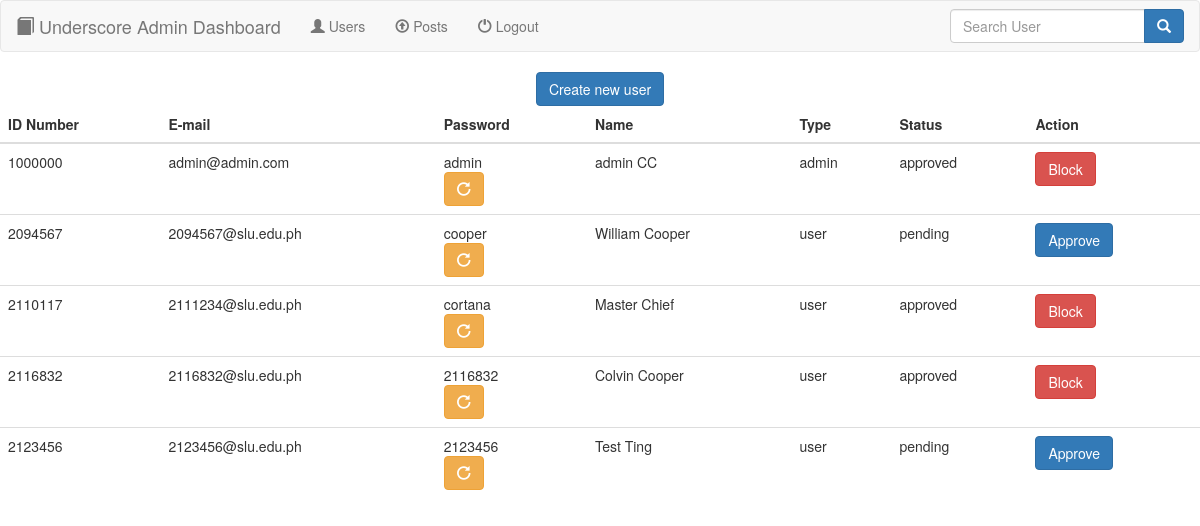
The app's page /adminUnderscore/users.php with its own data.
### tables this page shows
CREATE TABLE IF NOT EXISTS `users` (
  `idno` int(7) NOT NULL,
  `password` varchar(25) NOT NULL,
  `status` varchar(12) NOT NULL,
  `email` varchar(50) NOT NULL,
  `birthDate` varchar(12) NOT NULL,
  `contactNo` varchar(12) NOT NULL,
  `registerDate` date NOT NULL,
  `userType` varchar(12) NOT NULL,
  `firstname` varchar(12) NOT NULL,
  `lastname` varchar(12) NOT NULL,
  PRIMARY KEY (`idno`),
  UNIQUE KEY `email` (`email`)
);

### adminUnderscore/users.php (the view, shortened to what this page needs)
<?php
  include("database.php");
 ?>
<!DOCTYPE html>
<html>
  <head>
    <link rel="stylesheet" href="bootstrap-3.3.7-dist\css\bootstrap.min.css">
  </head>
  <body>
    <?php include('navbar.php'); ?>
    <div class="container-fluid" align="center">
      <a href="registerForm.php" class="btn btn-primary">Create new user</a>
    </div>
    <table class="table table-hover">
      <thead>
        <th>ID Number</th>
        <th>E-mail</th>
        <th>Password</th>
        <th>Name</th>
        <th>Type</th>
        <th>Status</th>
        <th>Action</th>
      </thead>
      <?php
        $sql = "SELECT * FROM users ORDER BY idno";
        $result = mysqli_query($conn, $sql);
        $rows = mysqli_fetch_array($result, MYSQLI_ASSOC);
        do {?>
          <tr>
            <td><?php echo $rows['idno']; ?></td>
            <td><?php echo $rows['email']; ?></td>
            <td>
              <?php echo $rows['password']; ?>
              <form class="" action="changePassword.php" method="post" enctype="multipart/form-data">
                  <button class="btn btn-warning">
                    <span class="glyphicon glyphicon-repeat"></span>
                  </button>
              </form>
            </td>
            <td><?php echo $rows['firstname'] . " " . $rows['lastname']; ?></td>
            <td><?php echo $rows['userType']; ?></td>
            <td><?php echo $rows['status']; ?></td>
            <form action="changeStatus.php" method="POST">
              <?php
                if (strcasecmp($rows['status'], 'pending')==0) {
                  echo '<td>';
                  echo '<button type="submit" class="btn btn-primary" name="userAction">Approve</button>';
                  echo '</td>';
                } else {
                  echo '<td>';
                  echo '<button type="submit" class="btn btn-danger" name="userAction">Block</button>';
                  echo '</td>';
                }
               ?>
            </form>
          </tr>
        <?php } while ($rows = mysqli_fetch_assoc($result));
       ?>
    </table>
  </body>
</html>

### adminUnderscore/navbar.php
<nav class="navbar navbar-default">
  <div class="container-fluid">
    <div class="navbar-header">
      <a href="index.php" class="navbar-brand">
        <span class="glyphicon glyphicon-book"></span> Underscore Admin Dashboard
      </a>
    </div>
    <ul class="nav navbar-nav">
      <li><a href="users.php"><span class="glyphicon glyphicon-user"></span> Users</a></li>
      <li><a href="posts.php"><span class="glyphicon glyphicon-upload"></span> Posts</a></li>
      <li><a href="logout.php"><span class="glyphicon glyphicon-off"></span> Logout</a></li>
    </ul>
    <form class="navbar-form navbar-right" action="search.php" method="post" enctype="multipart/form-data">
      <div class="input-group">
        <input type="search" class="form-control" placeholder="Search User" name="search_class" required>
        <div class="input-group-btn">
          <button class="btn btn-primary">
            <span class="glyphicon glyphicon-search"></span>
          </button>
        </div>
      </div>
    </form>
  </div>
</nav>

### records on screen
users: idno "1000000", email "admin@admin.com", password "admin", firstname "admin", lastname "CC", userType "admin", status "approved", shows "Block"
users: idno "2094567", email "2094567@slu.edu.ph", password "cooper", firstname "William", lastname "Cooper", userType "user", status "pending", shows "Approve"
users: idno "2110117", email "2111234@slu.edu.ph", password "cortana", firstname "Master", lastname "Chief", userType "user", status "approved", shows "Block"
users: idno "2116832", email "2116832@slu.edu.ph", password "2116832", firstname "Colvin", lastname "Cooper", userType "user", status "approved", shows "Block"
users: idno "2123456", email "2123456@slu.edu.ph", password "2123456", firstname "Test", lastname "Ting", userType "user", status "pending", shows "Approve"
